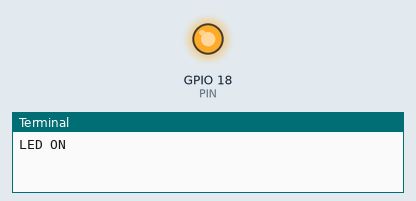
Recording of a program running on a simulated Raspberry Pi (BCM pin numbers). Parts: output pins drawn as LEDs (lit = HIGH), the last lines printed to the terminal. At 1.0 s the program stops and its outputs stay as they are.

Above: at 0.1 s.
At 1.1 s:
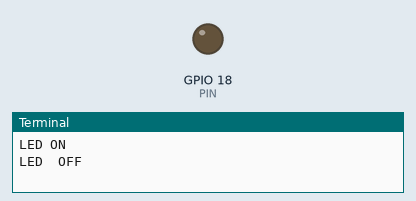
Timing chart, 0 to 2.5 s (numbered marks = the images above):
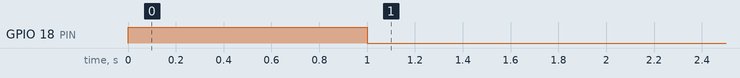

The program:

led_timer.py
```python
#!/usr/bin/env python3
"""turning on an LED and turn it off again after sleep"""

from time import sleep
import RPi.GPIO as GPIO

PIN = 18
GPIO.setmode(GPIO.BCM)
GPIO.setup(PIN, GPIO.OUT)

print("LED ON")
GPIO.output(PIN, GPIO.HIGH)
sleep(1)
print("LED  OFF")
GPIO.output(PIN, GPIO.LOW)
GPIO.cleanup()
```

Measured:
- by itself, GPIO 18 (PIN): LOW → HIGH at 0.00 s, → LOW 1.0 s later
